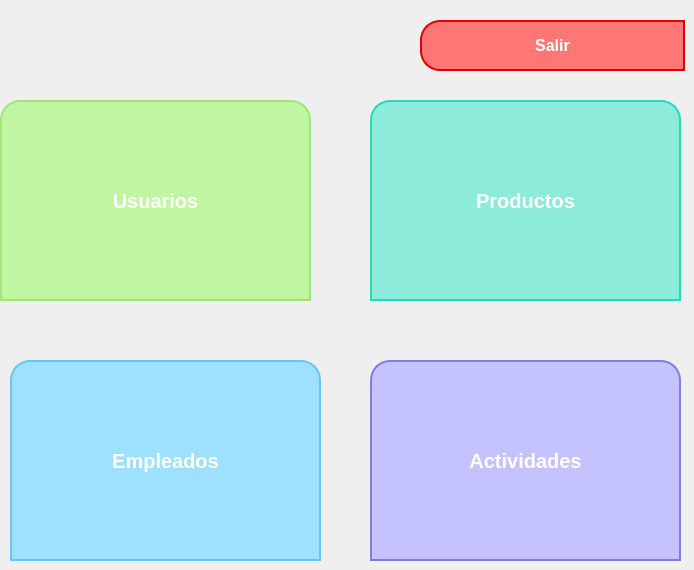
             <widget class="QWidget" name="Carga">
              <widget class="QPushButton" name="bt_cargar_productos">
               <property name="geometry">
                <rect>
                 <x>370</x>
                 <y>100</y>
                 <width>311</width>
                 <height>201</height>
                </rect>
               </property>
               <property name="font">
                <font>
                 <pointsize>-1</pointsize>
                 <weight>75</weight>
                 <bold>true</bold>
                </font>
               </property>
               <property name="styleSheet">
                <string notr="true">QPushButton {
    background-color: #8cebdb;
    border: 2px solid #25D9B9; 
	color: white;
    font-size: 20px;
    font-weight: bold;
    min-width: 135px;
    min-height: 50px;
    padding: 10px;
	border-top-left-radius:20px;
	border-top-right-radius:20px;

}
QPushButton:hover {
    background-color:#25D9B9;
    border: 2px solid #25D9B9; 
}

</string>
               </property>
               <property name="text">
                <string>Productos</string>
               </property>
               <property name="icon">
                <iconset resource="res1.qrc">
                 <normaloff>:/images/up_products.png</normaloff>:/images/up_products.png</iconset>
               </property>
               <property name="iconSize">
                <size>
                 <width>150</width>
                 <height>145</height>
                </size>
               </property>
              </widget>
              <widget class="QPushButton" name="bt_cargar_usuarios">
               <property name="geometry">
                <rect>
                 <x>0</x>
                 <y>100</y>
                 <width>311</width>
                 <height>201</height>
                </rect>
               </property>
               <property name="font">
                <font>
                 <pointsize>-1</pointsize>
                 <weight>75</weight>
                 <bold>true</bold>
                </font>
               </property>
               <property name="styleSheet">
                <string notr="true">QPushButton {
    background-color: #c0f5a2;
    border: 2px solid #9ee67a; 
	color: white;
    font-size: 20px;
    font-weight: bold;
    min-width: 135px;
    min-height: 50px;
    padding: 10px;
	border-top-left-radius:20px;
	border-top-right-radius:20px;

}

QPushButton:hover {
    background-color:#9ee67a;
    border: 2px solid #9ee67a; 
}


</string>
               </property>
               <property name="text">
                <string>Usuarios</string>
               </property>
               <property name="icon">
                <iconset resource="res1.qrc">
                 <normaloff>:/images/up_users.png</normaloff>:/images/up_users.png</iconset>
               </property>
               <property name="iconSize">
                <size>
                 <width>150</width>
                 <height>150</height>
                </size>
               </property>
              </widget>
              <widget class="QPushButton" name="bt_cargar_empleados">
               <property name="geometry">
                <rect>
                 <x>10</x>
                 <y>360</y>
                 <width>311</width>
                 <height>201</height>
                </rect>
               </property>
               <property name="font">
                <font>
                 <pointsize>-1</pointsize>
                 <weight>75</weight>
                 <bold>true</bold>
                </font>
               </property>
               <property name="styleSheet">
                <string notr="true">QPushButton {
    background-color: #9ee1ff;
    border: 2px solid #66c6f2; 
	color: white;
    font-size: 20px;
    font-weight: bold;
    min-width: 135px;
    min-height: 50px;
    padding: 10px;
	border-top-left-radius:20px;
	border-top-right-radius:20px;

}
QPushButton:hover {
    background-color:#66c6f2;
    border: 2px solid #66c6f2; 
}
</string>
               </property>
               <property name="text">
                <string>Empleados</string>
               </property>
               <property name="icon">
                <iconset resource="res1.qrc">
                 <normaloff>:/images/up_employee.png</normaloff>:/images/up_employee.png</iconset>
               </property>
               <property name="iconSize">
                <size>
                 <width>150</width>
                 <height>150</height>
                </size>
               </property>
              </widget>
              <widget class="QPushButton" name="bt_cargar_actividades">
               <property name="geometry">
                <rect>
                 <x>370</x>
                 <y>360</y>
                 <width>311</width>
                 <height>201</height>
                </rect>
               </property>
               <property name="font">
                <font>
                 <pointsize>-1</pointsize>
                 <weight>75</weight>
                 <bold>true</bold>
                </font>
               </property>
               <property name="styleSheet">
                <string notr="true">QPushButton {
    background-color: #c4c2ff;
    border: 2px solid #7f7ce6; 
	color: white;
    font-size: 20px;
    font-weight: bold;
    min-width: 135px;
    min-height: 50px;
    padding: 10px;
	border-top-left-radius:20px;
	border-top-right-radius:20px;

}
QPushButton:hover {
    background-color:#7f7ce6;
    border: 2px solid #7f7ce6; 
}
</string>
               </property>
               <property name="text">
                <string>Actividades</string>
               </property>
               <property name="icon">
                <iconset resource="res1.qrc">
                 <normaloff>:/images/up_activities.png</normaloff>:/images/up_activities.png</iconset>
               </property>
               <property name="iconSize">
                <size>
                 <width>150</width>
                 <height>150</height>
                </size>
               </property>
              </widget>
              <widget class="QPushButton" name="go_login_cargar">
               <property name="geometry">
                <rect>
                 <x>420</x>
                 <y>20</y>
                 <width>265</width>
                 <height>51</height>
                </rect>
               </property>
               <property name="styleSheet">
                <string notr="true">QPushButton {
    background-color: #ff7676;
    border: 2px solid #e00000; 
    color: white;
    font-size: 16px;
    font-weight: bold;
    padding: 10px;
	border-top-left-radius:20px;
	border-bottom-left-radius:20px;

}

QPushButton:hover {
    background-color:#c20000; 
    border: 2px solid #c20000; 
}</string>
               </property>
               <property name="text">
                <string>Salir</string>
               </property>
               <property name="icon">
                <iconset resource="res1.qrc">
                 <normaloff>:/images/bt_back.png</normaloff>:/images/bt_back.png</iconset>
               </property>
               <property name="iconSize">
                <size>
                 <width>30</width>
                 <height>30</height>
                </size>
               </property>
              </widget>
             </widget>
